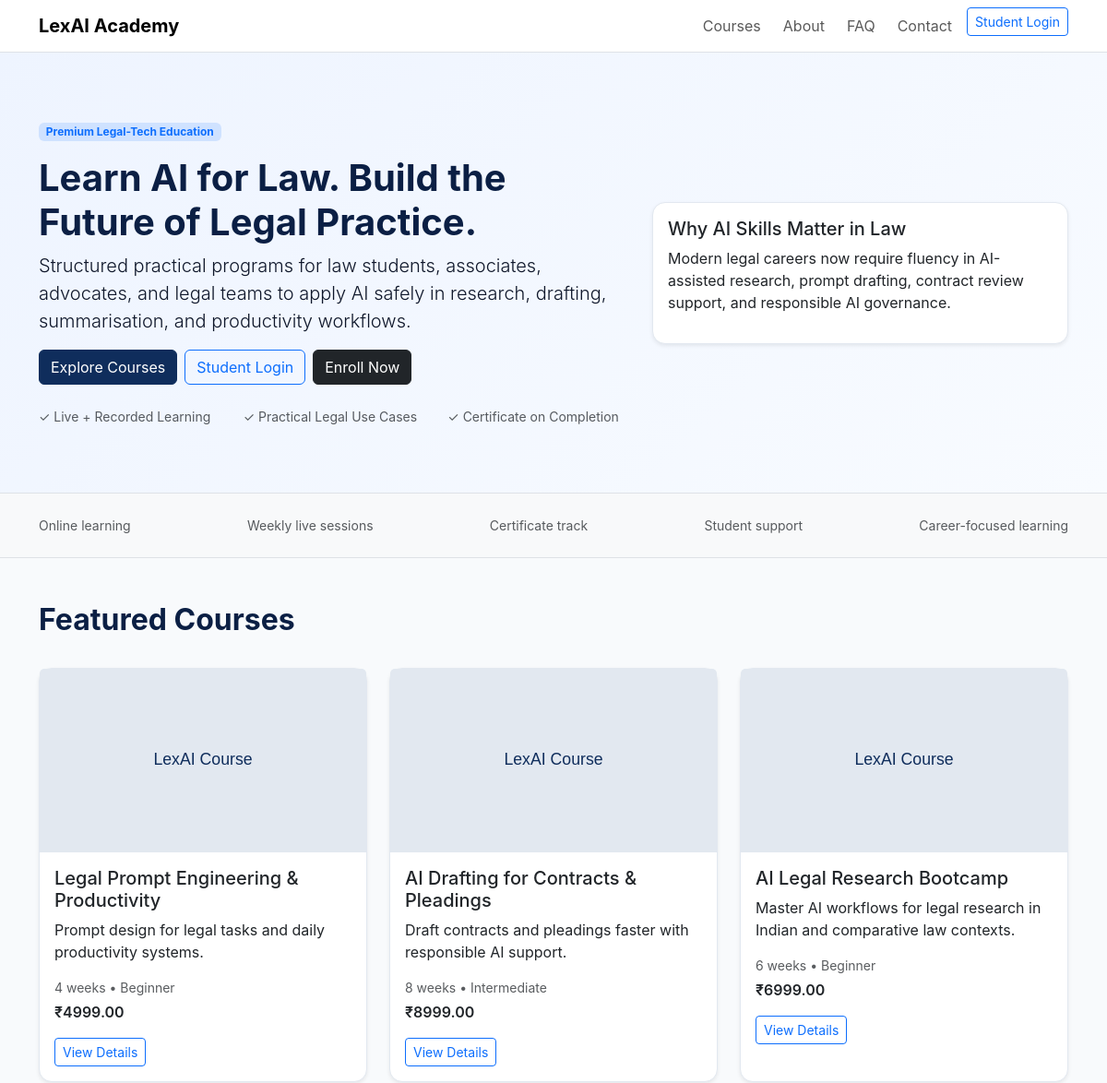
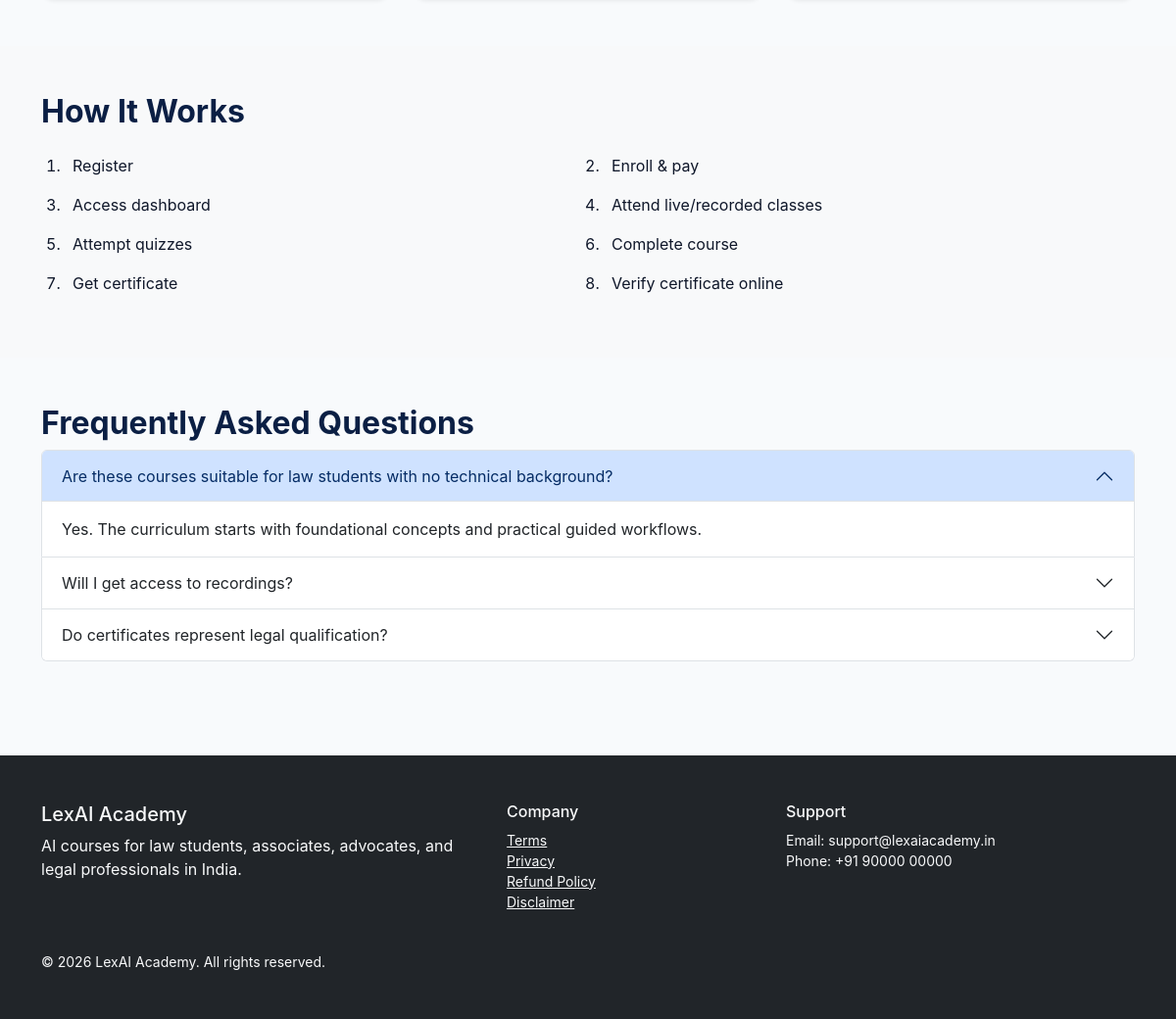
The page / on the database its author committed (2 pictures, top to bottom).
### tables this page shows
CREATE TABLE courses (
  id INT AUTO_INCREMENT PRIMARY KEY,
  title VARCHAR(180) NOT NULL, slug VARCHAR(180) NOT NULL UNIQUE,
  short_description TEXT, full_description LONGTEXT,
  thumbnail VARCHAR(255), banner VARCHAR(255),
  instructor_name VARCHAR(120), duration VARCHAR(80), level VARCHAR(30), category VARCHAR(80),
  price DECIMAL(10,2) NOT NULL DEFAULT 0, discounted_price DECIMAL(10,2) DEFAULT NULL,
  status ENUM('draft','published') DEFAULT 'draft',
  certificate_available TINYINT(1) DEFAULT 1, quiz_enabled TINYINT(1) DEFAULT 1,
  lessons_count INT DEFAULT 0,
  meta_title VARCHAR(180), meta_description VARCHAR(255),
  created_at TIMESTAMP DEFAULT CURRENT_TIMESTAMP,
  updated_at TIMESTAMP DEFAULT CURRENT_TIMESTAMP ON UPDATE CURRENT_TIMESTAMP
);

CREATE TABLE faqs (id INT AUTO_INCREMENT PRIMARY KEY, question VARCHAR(255), answer TEXT, sort_order INT DEFAULT 1, is_active TINYINT(1) DEFAULT 1, created_at TIMESTAMP DEFAULT CURRENT_TIMESTAMP);

### includes/security.php (called while the page is built, shortened)
<?php
function e(?string $value): string { return htmlspecialchars($value ?? '', ENT_QUOTES, 'UTF-8'); }

### index.php (the view)
<?php $metaTitle='Learn AI for Law | LexAI Academy'; include __DIR__.'/includes/header.php';
$courses=$db->query("SELECT * FROM courses WHERE status='published' ORDER BY id DESC LIMIT 6")->fetchAll();
$faqs=$db->query('SELECT question,answer FROM faqs WHERE is_active=1 LIMIT 4')->fetchAll();
?>
<header class="hero py-5"><div class="container py-4"><div class="row align-items-center g-4"><div class="col-lg-7">
<span class="badge bg-primary-subtle text-primary mb-3">Premium Legal-Tech Education</span>
<h1>Learn AI for Law. Build the Future of Legal Practice.</h1>
<p class="lead">Structured practical programs for law students, associates, advocates, and legal teams to apply AI safely in research, drafting, summarisation, and productivity workflows.</p>
<div class="d-flex gap-2"><a href="/courses.php" class="btn btn-primary">Explore Courses</a><a href="/login.php" class="btn btn-outline-primary">Student Login</a><a href="/register.php" class="btn btn-dark">Enroll Now</a></div>
<div class="row mt-4 small text-muted"><div class="col-6 col-md-4">✓ Live + Recorded Learning</div><div class="col-6 col-md-4">✓ Practical Legal Use Cases</div><div class="col-6 col-md-4">✓ Certificate on Completion</div></div>
</div><div class="col-lg-5"><div class="card shadow-sm"><div class="card-body"><h5>Why AI Skills Matter in Law</h5><p>Modern legal careers now require fluency in AI-assisted research, prompt drafting, contract review support, and responsible AI governance.</p></div></div></div></div></div></header>
<section class="py-4 bg-light border-top border-bottom"><div class="container d-flex flex-wrap justify-content-between gap-3 text-muted small"><span>Online learning</span><span>Weekly live sessions</span><span>Certificate track</span><span>Student support</span><span>Career-focused learning</span></div></section>
<section class="py-5"><div class="container"><h2>Featured Courses</h2><div class="row g-4 mt-1"><?php foreach($courses as $c): ?><div class="col-md-6 col-lg-4"><div class="card h-100 shadow-sm"><img src="<?= e($c['thumbnail'] ?: '/assets/images/course-default.svg') ?>" class="card-img-top" alt="course"><div class="card-body"><h5><?= e($c['title']) ?></h5><p><?= e($c['short_description']) ?></p><p class="small text-muted mb-1"><?= e($c['duration']) ?> • <?= e($c['level']) ?></p><p class="fw-semibold mb-3">₹<?= e($c['discounted_price'] ?: $c['price']) ?></p><a href="/course.php?slug=<?= e($c['slug']) ?>" class="btn btn-outline-primary btn-sm">View Details</a></div></div></div><?php endforeach; ?></div></div></section>
<section class="py-5 bg-light"><div class="container"><h2>How It Works</h2><ol class="row g-3 mt-2"><?php foreach(['Register','Enroll & pay','Access dashboard','Attend live/recorded classes','Attempt quizzes','Complete course','Get certificate','Verify certificate online'] as $s): ?><li class="col-md-6"><?= e($s) ?></li><?php endforeach; ?></ol></div></section>
<section class="py-5"><div class="container"><h2>Frequently Asked Questions</h2><div class="accordion" id="faqs"><?php foreach($faqs as $i=>$f): ?><div class="accordion-item"><h2 class="accordion-header"><button class="accordion-button <?= $i?'collapsed':'' ?>" data-bs-toggle="collapse" data-bs-target="#f<?= $i ?>"><?= e($f['question']) ?></button></h2><div id="f<?= $i ?>" class="accordion-collapse collapse <?= !$i?'show':'' ?>"><div class="accordion-body"><?= e($f['answer']) ?></div></div></div><?php endforeach; ?></div></div></section>
<?php include __DIR__.'/includes/footer.php'; ?>

### includes/header.php (shortened to what this page needs)
<!doctype html><html lang="en"><head>
<link href="https://cdn.jsdelivr.net/npm/bootstrap@5.3.3/dist/css/bootstrap.min.css" rel="stylesheet">
<link href="/assets/css/style.css" rel="stylesheet">
</head><body>
<nav class="navbar navbar-expand-lg navbar-light bg-white border-bottom sticky-top"><div class="container">
<a class="navbar-brand fw-bold" href="/">LexAI Academy</a>
<div class="collapse navbar-collapse" id="n"><ul class="navbar-nav ms-auto gap-2">
<li class="nav-item"><a class="nav-link" href="/courses.php">Courses</a></li>
<li class="nav-item"><a class="nav-link" href="/about.php">About</a></li>
<li class="nav-item"><a class="nav-link" href="/faq.php">FAQ</a></li>
<li class="nav-item"><a class="nav-link" href="/contact.php">Contact</a></li>
<li class="nav-item"><a class="btn btn-outline-primary btn-sm" href="/login.php">Student Login</a></li>
</ul></div></div></nav>

### includes/footer.php (shortened to what this page needs)
<footer class="bg-dark text-light mt-5 py-5"><div class="container">
<div class="row g-4"><div class="col-md-5"><h5>LexAI Academy</h5><p>AI courses for law students, associates, advocates, and legal professionals in India.</p></div>
<div class="col-md-3"><h6>Company</h6><ul class="list-unstyled small"><li><a href="/terms.php" class="text-light">Terms</a></li><li><a href="/privacy.php" class="text-light">Privacy</a></li><li><a href="/refund-policy.php" class="text-light">Refund Policy</a></li><li><a href="/disclaimer.php" class="text-light">Disclaimer</a></li></ul></div>
<div class="col-md-4"><h6>Support</h6><p class="small mb-0">Email: support@lexaiacademy.in<br>Phone: +91 90000 00000</p></div></div>
<p class="small mt-4 mb-0">© <?= date('Y') ?> LexAI Academy. All rights reserved.</p>
</div></footer>
<script src="/assets/js/app.js"></script></body></html>

### assets/css/style.css (style rules this page uses)
:root { --brand:#0f2d5c;--accent:#0ea5a0 }
body { font-family:Inter,system-ui,-apple-system,Segoe UI,Roboto,sans-serif;color:#0f172a;background:#f8fafc }
.hero { background:linear-gradient(135deg,#eef4ff,#f8fbff) }
h1,h2,h3,h4 { color:#0b1f44;font-weight:700 }
.card { border:1px solid #e2e8f0;border-radius:14px }
.btn-primary { background:var(--brand);border-color:var(--brand) }

### rows shown on the page
courses: title "Legal Prompt Engineering & Productivity", short_description "Prompt design for legal tasks and daily productivity systems.", duration "4 weeks", level "Beginner", discounted_price "4999.00"
courses: title "AI Drafting for Contracts & Pleadings", short_description "Draft contracts and pleadings faster with responsible AI support.", duration "8 weeks", level "Intermediate", discounted_price "8999.00"
courses: title "AI Legal Research Bootcamp", short_description "Master AI workflows for legal research in Indian and comparative law contexts.", duration "6 weeks", level "Beginner", discounted_price "6999.00"
faqs: question "Are these courses suitable for law students with no technical background?", answer "Yes. The curriculum starts with foundational concepts and practical guided workflows."
faqs: question "Will I get access to recordings?"
faqs: question "Do certificates represent legal qualification?"

### other values the page prints
$s "Register"
$s "Enroll & pay"
$s "Access dashboard"
$s "Attend live/recorded classes"
$s "Attempt quizzes"
$s "Complete course"
$s "Get certificate"
$s "Verify certificate online"
